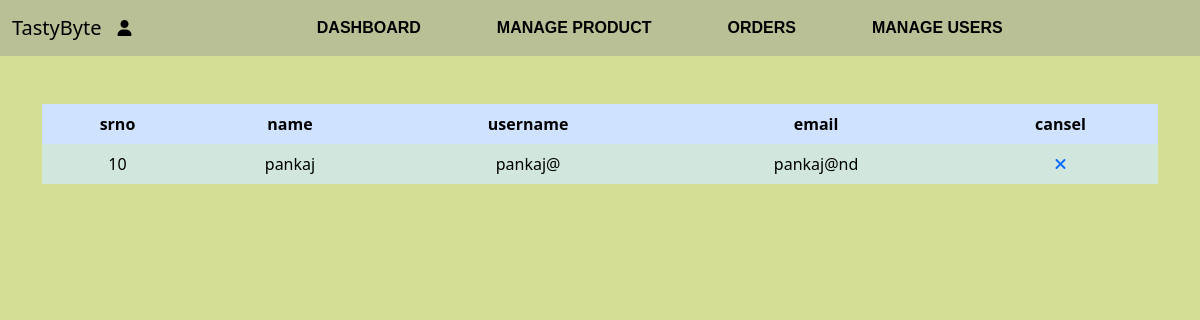
Screenshot of /User_manage.php (signed in) with the database file from the repository.
### tables this page shows
CREATE TABLE `users` (
  `srno` int(50) NOT NULL,
  `name` text NOT NULL,
  `username` varchar(50) NOT NULL,
  `email` varchar(30) NOT NULL,
  `password` varchar(255) NOT NULL,
  `date` datetime NOT NULL DEFAULT current_timestamp()
);

### User_manage.php (the view, shortened to what this page needs)
 <?php include "navbar.php"; ?>
<?php require "partial/_database.php"; ?>
 <?php
    $user = "SELECT * FROM USERS";
    $query = mysqli_query($conn,$user);
?>
<!DOCTYPE html>
<html lang="en">
<head>
</head>
<body>
  <div class="container my-5  text-center">
  <table class="table  table-success table-borderless">
  <thead>
<tr class="table-primary">
      <th scope="col">srno</th>
      <th scope="col">name</th>
      <th scope="col">username</th>
      <th scope="col">email</th>
      <th scope="col">cansel</th>
    </tr>
  </thead>
  <tbody>
    <?php
    if (mysqli_num_rows($query) > 0){
       while ($row1 = mysqli_fetch_assoc($query)){
        echo "
        <tr>
      <td> ".$row1['srno']."</td>
      <td> ".$row1['name']."</td>
      <td> ".$row1['username']."</td>
      <td> ".$row1['email']."</td>
      <td><a href='user_remove.php?id=" . $row1['srno'] . "'><i class='fa-solid fa-xmark markk'></i></a></td>
    </tr>";
       }
      }
    ?>
</table>
  </div>
</body>
</html>

### User_manage.php (style rules this page uses)
body { background: #D4DE95; }

### rows the page displays
users: srno "10", name "pankaj", username "pankaj@", email "pankaj@nd"
